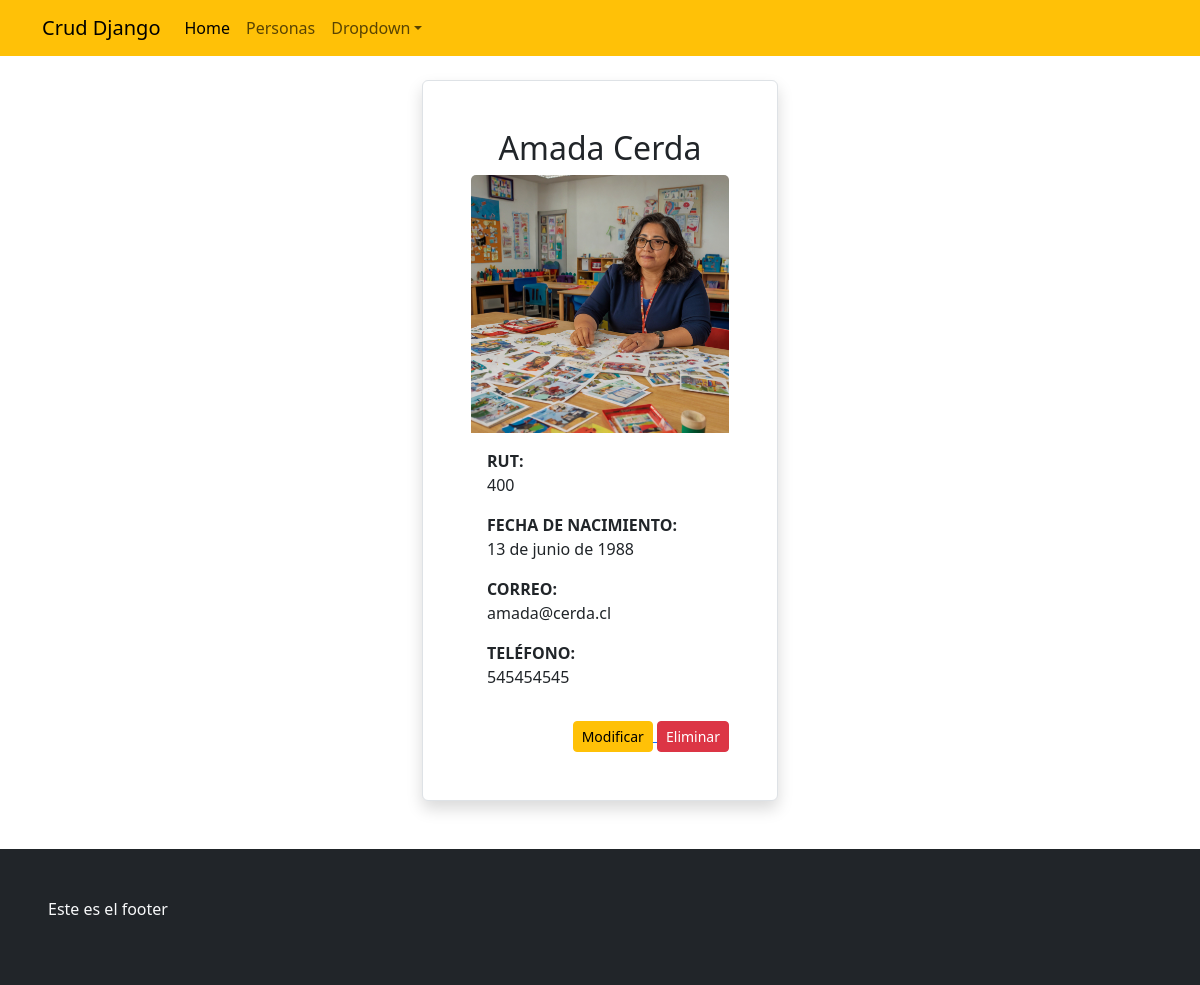
Page /detallepersona/400 on the committed database.
### appcrud/models.py (models this page shows, shortened)
class Persona(models.Model):
    rut=models.CharField(max_length=10,primary_key=True, null=False)
    nombre=models.CharField(max_length=50,null=False)
    apellido=models.CharField(max_length=50, null=False)
    fecha_ncto=models.DateField(verbose_name='Fecha de Nacimiento',error_messages='ta malo')
    correo=models.EmailField(error_messages='coloca bien el correo...')
    telefono=models.IntegerField()
    imagen=models.ImageField(upload_to='personas',null=True)

### appcrud/views.py (the view)
# urls.py: path('detallepersona/<id>',detallepersona,name='detallepersona'),
def detallepersona(request,id):
     persona=get_object_or_404(Persona, rut=id)
     datos={
         "persona":persona
     }
     return render(request,'appcrud/detallepersona.html', datos)

### appcrud/templates/appcrud/detallepersona.html
{% extends "appcrud/base.html" %}
{% load static %}
{% block contenido %}
<div class="container">
    <div class='mt-4 mb-5'>
        <div class="row">
            <div class="col-sm-4"></div>
            <div class="col-sm-4">
                <div class="card p-5 border rounded shadow">
                    <h2 class="card-title text-center">{{persona.nombre}} {{persona.apellido}}</h2>
                        <img class="card-img-top" src="{{persona.imagen.url}}" alt="Card image">
                    <div class="card-body">
                        <p class="card-text"><span style="font-weight:bold">RUT: </span><br>{{persona.rut}}</p>
                        <p class="card-text"><span style="font-weight:bold">FECHA DE NACIMIENTO: </span><br>{{persona.fecha_ncto}}</p>
                        <p class="card-text"><span style="font-weight:bold">CORREO: </span><br>{{persona.correo}}</p>
                        <p class="card-text"><span style="font-weight:bold">TELÉFONO: </span><br>{{persona.telefono}}</p>
                    </div>
                    <div class="mt-3 d-flex justify-content-end">
                        <a href="{% url 'modificarpersona' persona.rut %}"><input type="button" value="Modificar" class="btn btn-warning btn-sm">&nbsp;</a>
                        <a href="{% url 'eliminarpersona' persona.rut %}"><input type="button" value="Eliminar" class="btn btn-danger btn-sm"> </a>
                    </div>
                </div>
            </div>
            <div class="col-sm-4"></div>
        </div>
    </div>
</div>
{% endblock contenido %}

### rows in the picture
Persona: nombre "Amada", apellido "Cerda", imagen (picture), rut "400", fecha_ncto "13 de junio de 1988", correo "amada@cerda.cl", telefono "545454545"
